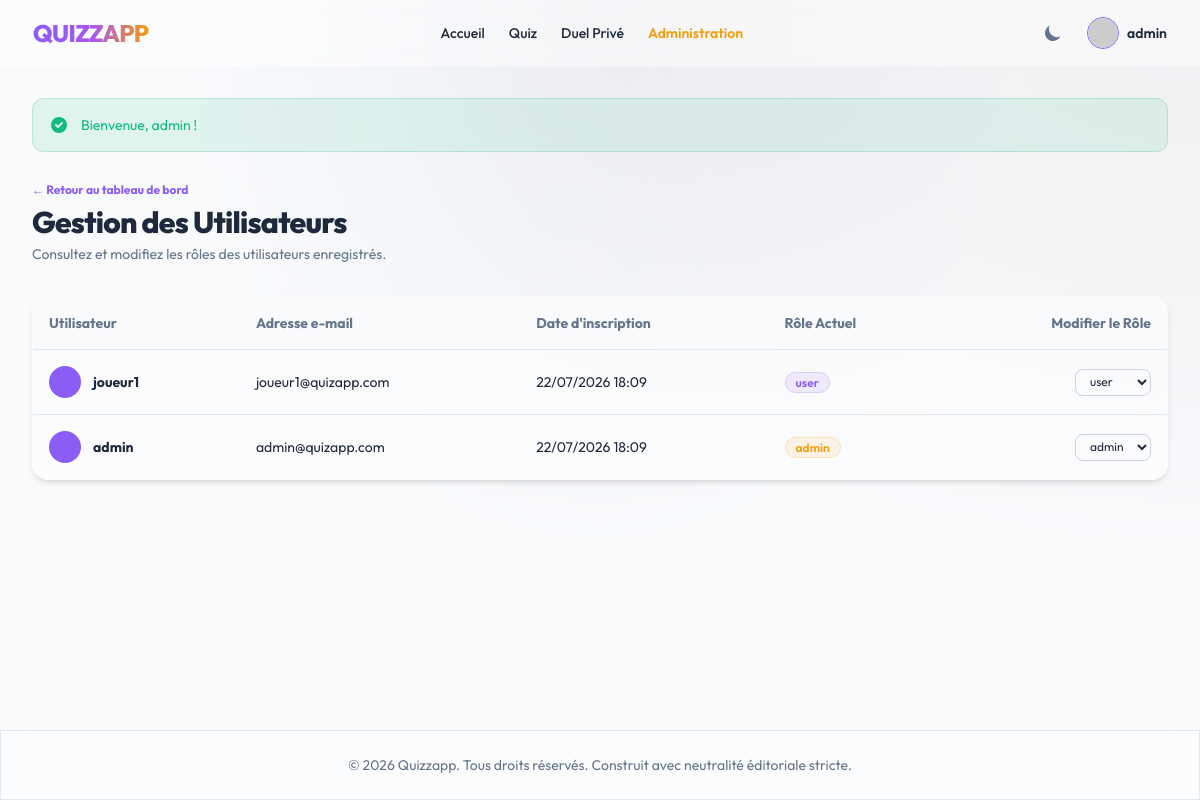
Page /admin/users (signed in) on the committed database.
### tables this page shows
CREATE TABLE `users` (
    `id` INT AUTO_INCREMENT PRIMARY KEY,
    `username` VARCHAR(50) NOT NULL UNIQUE,
    `email` VARCHAR(100) NOT NULL UNIQUE,
    `password_hash` VARCHAR(255) NOT NULL,
    `avatar_url` VARCHAR(255) DEFAULT NULL,
    `role_id` INT NOT NULL,
    `email_verified` TINYINT(1) DEFAULT 0,
    `verification_token` VARCHAR(255) DEFAULT NULL,
    `two_factor_secret` VARCHAR(255) DEFAULT NULL,
    `two_factor_enabled` TINYINT(1) DEFAULT 0,
    `reset_token` VARCHAR(255) DEFAULT NULL,
    `reset_token_expires` DATETIME DEFAULT NULL,
    `created_at` TIMESTAMP DEFAULT CURRENT_TIMESTAMP,
    `updated_at` TIMESTAMP DEFAULT CURRENT_TIMESTAMP ON UPDATE CURRENT_TIMESTAMP,
    INDEX `idx_users_role` (`role_id`),
    INDEX `idx_users_email` (`email`),
    CONSTRAINT `fk_users_role` FOREIGN KEY (`role_id`) REFERENCES `roles` (`id`) ON DELETE RESTRICT
);

CREATE TABLE `roles` (
    `id` INT AUTO_INCREMENT PRIMARY KEY,
    `name` VARCHAR(50) NOT NULL UNIQUE,
    `description` VARCHAR(255) DEFAULT NULL
);

### app/Controllers/AdminController.php (called while the page is built, shortened)
<?php
class AdminController
{
    public function listUsers(): void
    {
        $users = User::getAll();
        View::render('admin/users', [
            'users' => $users,
            'csrf_token' => Session::csrfToken()
        ]);
    }
}

### public/index.php (called while the page is built, shortened)
<?php
$container = new Container();
$router = new Router($container);
$router->get('/', [QuizController::class, 'index']);
$router->get('/category/{slug}', [QuizController::class, 'showCategory']);
$router->get('/quiz/{id}', [QuizController::class, 'play']);
$router->get('/quiz/dynamic/{id}', [QuizController::class, 'playDynamic']);
$router->post('/api/quiz/submit', [QuizController::class, 'submitScore'], [CSRFMiddleware::class]);
$router->post('/api/quiz/favorite', [QuizController::class, 'toggleFavorite'], [CSRFMiddleware::class]);
$router->get('/register', [AuthController::class, 'showRegister']);
$router->post('/register', [AuthController::class, 'register'], [CSRFMiddleware::class]);
$router->get('/verify-email', [AuthController::class, 'verifyEmail']);
$router->get('/login', [AuthController::class, 'showLogin']);
$router->post('/login', [AuthController::class, 'login'], [CSRFMiddleware::class]);
$router->get('/login/2fa', [AuthController::class, 'show2FA']);
$router->post('/login/2fa', [AuthController::class, 'verify2FA'], [CSRFMiddleware::class]);
$router->post('/logout', [AuthController::class, 'logout'], [AuthMiddleware::class, CSRFMiddleware::class]);
$router->get('/forgot-password', [AuthController::class, 'showForgotPassword']);
$router->post('/forgot-password', [AuthController::class, 'forgotPassword'], [CSRFMiddleware::class]);
$router->get('/reset-password', [AuthController::class, 'showResetPassword']);
$router->post('/reset-password', [AuthController::class, 'resetPassword'], [CSRFMiddleware::class]);
$router->get('/dashboard', [AuthController::class, 'dashboard'], [AuthMiddleware::class]);
$router->get('/settings', [AuthController::class, 'showSettings'], [AuthMiddleware::class]);
$router->post('/settings/profile', [AuthController::class, 'updateProfile'], [AuthMiddleware::class, CSRFMiddleware::class]);
$router->post('/settings/password', [AuthController::class, 'updatePassword'], [AuthMiddleware::class, CSRFMiddleware::class]);
$router->post('/settings/2fa/generate', [AuthController::class, 'generate2FA'], [AuthMiddleware::class, CSRFMiddleware::class]);
$router->post('/settings/2fa/enable', [AuthController::class, 'enable2FA'], [AuthMiddleware::class, CSRFMiddleware::class]);
$router->post('/settings/2fa/disable', [AuthController::class, 'disable2FA'], [AuthMiddleware::class, CSRFMiddleware::class]);
$router->post('/settings/profile/delete', [AuthController::class, 'deleteAccount'], [AuthMiddleware::class, CSRFMiddleware::class]);
$router->get('/duel', [DuelController::class, 'index'], [AuthMiddleware::class]);
$router->get('/duel/{code}', [DuelController::class, 'playRoom'], [AuthMiddleware::class]);
$router->get('/admin', [AdminController::class, 'dashboard'], [AdminMiddleware::class]);
$router->get('/admin/users', [AdminController::class, 'listUsers'], [AdminMiddleware::class]);
$router->post('/admin/users/role', [AdminController::class, 'updateUserRole'], [AdminMiddleware::class, CSRFMiddleware::class]);
$router->post('/admin/backup', [AdminController::class, 'backupDatabase'], [AdminMiddleware::class, CSRFMiddleware::class]);
$router->post('/admin/export', [AdminController::class, 'exportJSON'], [AdminMiddleware::class, CSRFMiddleware::class]);
$router->post('/admin/import', [AdminController::class, 'importJSON'], [AdminMiddleware::class, CSRFMiddleware::class]);
try {
    $router->dispatch();
} catch (Exception $e) {
    http_response_code(500);
    error_log("Internal Server Error: " . $e->getMessage() . "\n" . $e->getTraceAsString());
    echo "<h1>500 - Erreur Interne du Serveur</h1><p>Une erreur inattendue est survenue. Veuillez contacter l'administrateur.</p>";
}

### app/Core/Database.php (called while the page is built, shortened)
<?php
class Database
{
    private static ?PDO $pdo = null;
    public static function getConnection(): PDO
    {
        if (self::$pdo === null) {
            $configPath = dirname(__DIR__, 2) . '/config/database.php';
            $config = require $configPath;
            $dsn = sprintf(
                "mysql:host=%s;port=%s;dbname=%s;charset=%s",
                $config['host'],
                $config['port'],
                $config['dbname'],
                $config['charset']
            );
            try {
                self::$pdo = new PDO(
                    $dsn,
                    $config['username'],
                    $config['password'],
                    $config['options']
                );
            } catch (PDOException $e) {
                error_log("Database connection failure: " . $e->getMessage() . "\n" . $e->getTraceAsString());
                throw new Exception("Database connection failure.");
            }
        }
        return self::$pdo;
    }
    public static function query(string $sql, array $params = []): \PDOStatement
    {
        $pdo = self::getConnection();
        try {
            $stmt = $pdo->prepare($sql);
            $stmt->execute($params);
            return $stmt;
        } catch (PDOException $e) {
            error_log("Database query execution error: " . $e->getMessage() . " | SQL: " . $sql . "\n" . $e->getTraceAsString());
            throw new Exception("Erreur d'exécution de la base de données.");
        }
    }
    public static function fetchAll(string $sql, array $params = []): array
    {
        return self::query($sql, $params)->fetchAll();
    }
}

### app/Models/User.php (called while the page is built, shortened)
<?php
class User
{
    public static function getAll(): array
    {
        return Database::fetchAll(
            "SELECT u.*, r.name as role_name FROM users u
             JOIN roles r ON u.role_id = r.id
             ORDER BY u.created_at DESC"
        );
    }
}

### views/admin/users.php (the view, shortened to what this page needs)
<div class="space-y-8">
    <div>
        <a href="/admin" class="text-xs font-bold text-violet-500 hover:underline">&larr; Retour au tableau de bord</a>
        <h1 class="text-3xl font-extrabold tracking-tight mt-1">Gestion des Utilisateurs</h1>
        <p class="text-sm text-slate-500 dark:text-slate-400 mt-1">Consultez et modifiez les rôles des utilisateurs enregistrés.</p>
    </div>
    <div class="glass-card rounded-2xl shadow-md overflow-hidden">
        <div class="overflow-x-auto">
            <table class="w-full text-left border-collapse text-sm">
                <thead>
                    <tr class="bg-slate-50 dark:bg-slate-800/40 text-slate-500 dark:text-slate-400 font-semibold border-b border-slate-200 dark:border-slate-800">
                        <th class="p-4">Utilisateur</th>
                        <th class="p-4">Adresse e-mail</th>
                        <th class="p-4">Date d'inscription</th>
                        <th class="p-4">Rôle Actuel</th>
                        <th class="p-4 text-right">Modifier le Rôle</th>
                    </tr>
                </thead>
                <tbody class="divide-y divide-slate-200 dark:divide-slate-800">
                    <?php foreach ($users as $u): ?>
                        <tr class="hover:bg-slate-50/50 dark:hover:bg-slate-800/20 transition-all">
                            <td class="p-4 flex items-center space-x-3">
                                <div class="w-8 h-8 rounded-full bg-violet-500 text-white font-extrabold flex items-center justify-center" x-text="String(<?php echo json_encode($u['username']); ?>).substring(0,2).toUpperCase()"></div>
                                <span class="font-bold"><?php echo \App\Core\View::escape($u['username']); ?></span>
                            </td>
                            <td class="p-4"><?php echo \App\Core\View::escape($u['email']); ?></td>
                            <td class="p-4"><?php echo date('d/m/Y H:i', strtotime($u['created_at'])); ?></td>
                            <td class="p-4">
                                <span class="px-2.5 py-0.5 rounded-full text-xs font-semibold <?php echo (int)$u['role_id'] === 1 ? 'bg-amber-500/10 text-amber-500 border border-amber-500/20' : 'bg-violet-500/10 text-violet-500 border border-violet-500/20'; ?>">
                                    <?php echo $u['role_name']; ?>
                                </span>
                            </td>
                            <td class="p-4 text-right">
                                <form action="/admin/users/role" method="POST" class="inline-flex items-center space-x-2">
                                    <select name="role_id" onchange="this.form.submit()"
                                            class="px-2.5 py-1 text-xs border border-slate-300 dark:border-slate-700 bg-transparent rounded-lg focus:ring-2 focus:ring-violet-500 focus:border-transparent outline-none transition-all">
                                        <option value="1" <?php echo (int)$u['role_id'] === 1 ? 'selected' : ''; ?>>admin</option>
                                        <option value="2" <?php echo (int)$u['role_id'] === 2 ? 'selected' : ''; ?>>user</option>
                                    </select>
                                </form>
                            </td>
                        </tr>
                    <?php endforeach; ?>
                </tbody>
            </table>
        </div>
    </div>
</div>

### app/Core/Router.php (shortened to what this page needs)
<?php
class Router
{
    private array $routes = [];
    private Container $container;
    public function __construct(Container $container)
    {
        $this->container = $container;
    }
    private function addRoute(string $method, string $path, array $handler, array $middlewares): void
    {
        $regexPath = preg_replace('/\{([a-zA-Z0-9_]+)\}/', '(?P<$1>[^/]+)', $path);
        $regexPath = '#^' . $regexPath . '$#';
        $this->routes[] = [
            'method' => $method,
            'path' => $path,
            'regex' => $regexPath,
            'controller' => $handler[0],
            'action' => $handler[1],
            'middlewares' => $middlewares
        ];
    }
    public function dispatch(): void
    {
        $uri = parse_url($_SERVER['REQUEST_URI'], PHP_URL_PATH);
        $method = $_SERVER['REQUEST_METHOD'] ?? 'GET';
        $effectiveMethod = $method === 'HEAD' ? 'GET' : $method;
        foreach ($this->routes as $route) {
            if ($route['method'] === $effectiveMethod && preg_match($route['regex'], $uri, $matches)) {
                $params = array_filter($matches, 'is_string', ARRAY_FILTER_USE_KEY);
                $controller = $this->container->get($route['controller']);
                $action = $route['action'];
                call_user_func_array([$controller, $action], [$params]);
                return;
            }
        }
    }
}

### views/layouts/main.php (style rules this page uses)
.premium-bg-light { background-color: #f8fafc; background-image: radial-gradient(at 0% 0%, hsla(253,16%,7%,0) 0, transparent 50%), radial-gradient(at 50% 0%, hsla(225,39%,30%,0.05) 0, transparent 50%), radial-gradient(at 100% 0%, hsla(339,49%,30%,0.05) 0, transparent 50%); }
.glass-card { background: rgba(255, 255, 255, 0.45); backdrop-filter: blur(12px); -webkit-backdrop-filter: blur(12px); border: 1px solid rgba(255, 255, 255, 0.25); }
input, select, textarea { color: #1e293b !important; }

### rows in the picture
users: username "joueur1", email "joueur1@quizapp.com", created_at "22/07/2026 18:09", role.name "user", role_id "user"
users: username "admin", email "admin@quizapp.com", created_at "22/07/2026 18:09", role.name "admin", role_id "admin"
